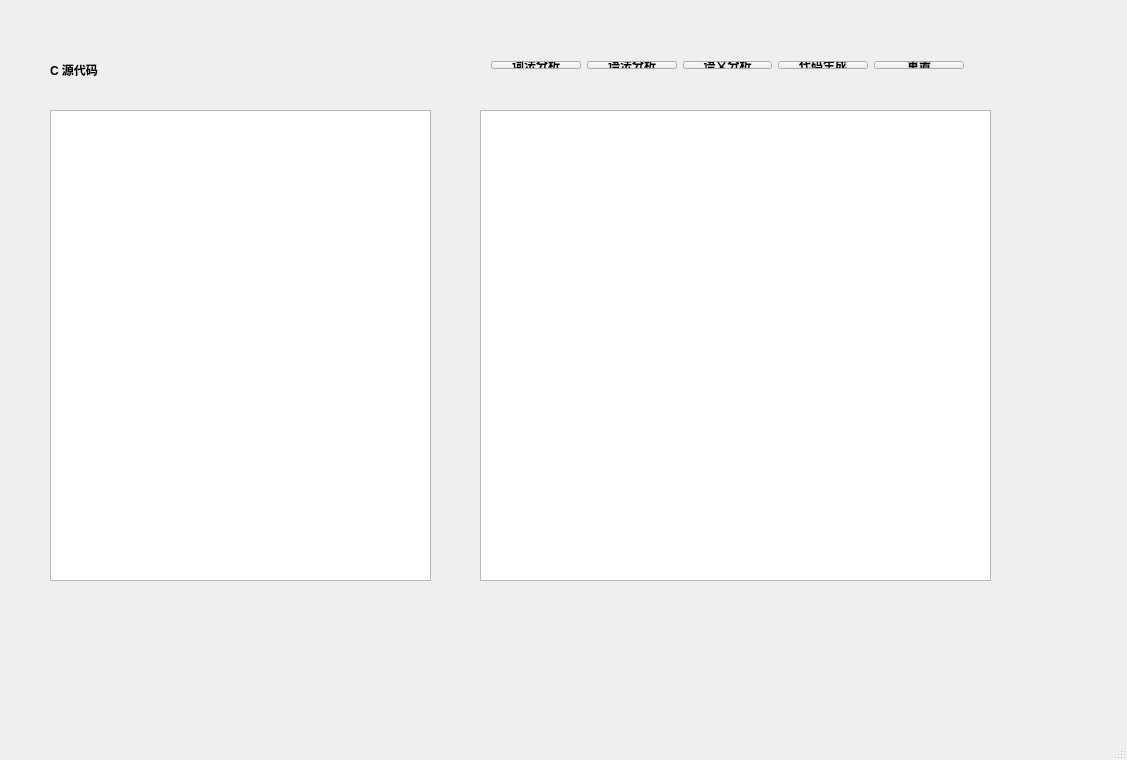
<?xml version="1.0" encoding="UTF-8"?>
<ui version="4.0">
 <class>MainWindow</class>
 <widget class="QMainWindow" name="MainWindow">
  <property name="geometry">
   <rect>
    <x>0</x>
    <y>0</y>
    <width>1127</width>
    <height>760</height>
   </rect>
  </property>
  <property name="windowTitle">
   <string>MainWindow</string>
  </property>
  <widget class="QWidget" name="centralWidget">
   <widget class="QLabel" name="label">
    <property name="geometry">
     <rect>
      <x>50</x>
      <y>60</y>
      <width>72</width>
      <height>20</height>
     </rect>
    </property>
    <property name="font">
     <font>
      <weight>75</weight>
      <bold>true</bold>
     </font>
    </property>
    <property name="text">
     <string>C 源代码</string>
    </property>
   </widget>
   <widget class="QTextEdit" name="C_textEdit">
    <property name="geometry">
     <rect>
      <x>50</x>
      <y>110</y>
      <width>381</width>
      <height>471</height>
     </rect>
    </property>
   </widget>
   <widget class="QWidget" name="layoutWidget">
    <property name="geometry">
     <rect>
      <x>480</x>
      <y>50</y>
      <width>495</width>
      <height>30</height>
     </rect>
    </property>
    <layout class="QHBoxLayout" name="horizontalLayout">
     <item>
      <widget class="QPushButton" name="morphology_pushButton">
       <property name="font">
        <font>
         <weight>75</weight>
         <bold>true</bold>
        </font>
       </property>
       <property name="text">
        <string>词法分析</string>
       </property>
      </widget>
     </item>
     <item>
      <widget class="QPushButton" name="grammar_pushButton">
       <property name="font">
        <font>
         <weight>75</weight>
         <bold>true</bold>
        </font>
       </property>
       <property name="text">
        <string>语法分析</string>
       </property>
      </widget>
     </item>
     <item>
      <widget class="QPushButton" name="analyze_pushButton">
       <property name="font">
        <font>
         <weight>75</weight>
         <bold>true</bold>
        </font>
       </property>
       <property name="text">
        <string>语义分析</string>
       </property>
      </widget>
     </item>
     <item>
      <widget class="QPushButton" name="codegen_pushButton">
       <property name="font">
        <font>
         <weight>75</weight>
         <bold>true</bold>
        </font>
       </property>
       <property name="text">
        <string>代码生成</string>
       </property>
      </widget>
     </item>
     <item>
      <widget class="QPushButton" name="clear_pushButton">
       <property name="font">
        <font>
         <weight>75</weight>
         <bold>true</bold>
        </font>
       </property>
       <property name="text">
        <string>重置</string>
       </property>
      </widget>
     </item>
    </layout>
   </widget>
   <widget class="QTextBrowser" name="analysis_textBrowser">
    <property name="geometry">
     <rect>
      <x>480</x>
      <y>110</y>
      <width>511</width>
      <height>471</height>
     </rect>
    </property>
   </widget>
  </widget>
  <widget class="QStatusBar" name="statusBar"/>
  <action name="actiondalia">
   <property name="text">
    <string>dalia </string>
   </property>
  </action>
  <action name="open_actionope">
   <property name="text">
    <string>open</string>
   </property>
  </action>
  <action name="close_actionclose">
   <property name="text">
    <string>close</string>
   </property>
  </action>
  <action name="save_actionsave">
   <property name="text">
    <string>save</string>
   </property>
  </action>
 </widget>
 <layoutdefault spacing="6" margin="11"/>
 <resources/>
 <connections/>
</ui>
